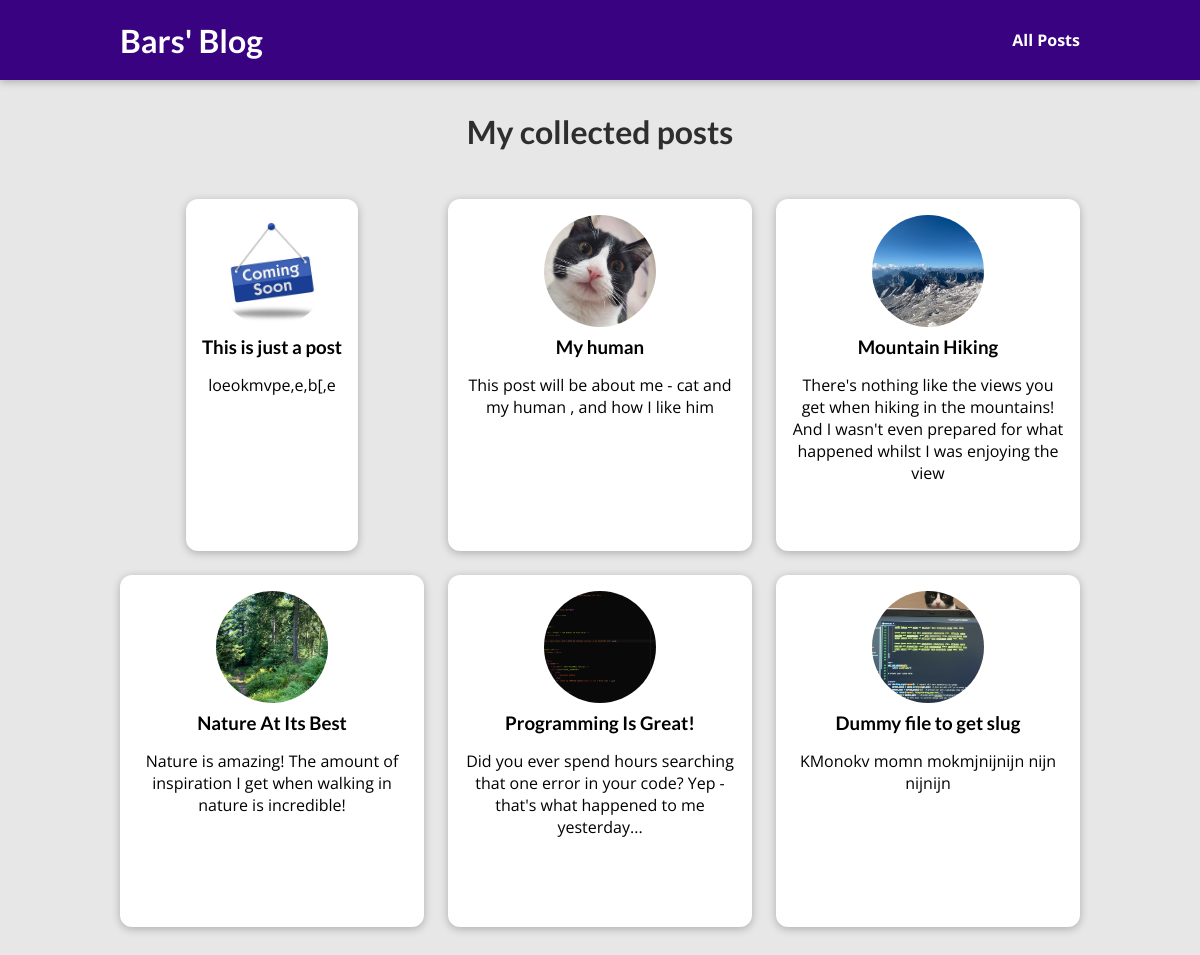
Page /posts on the earlier database version.
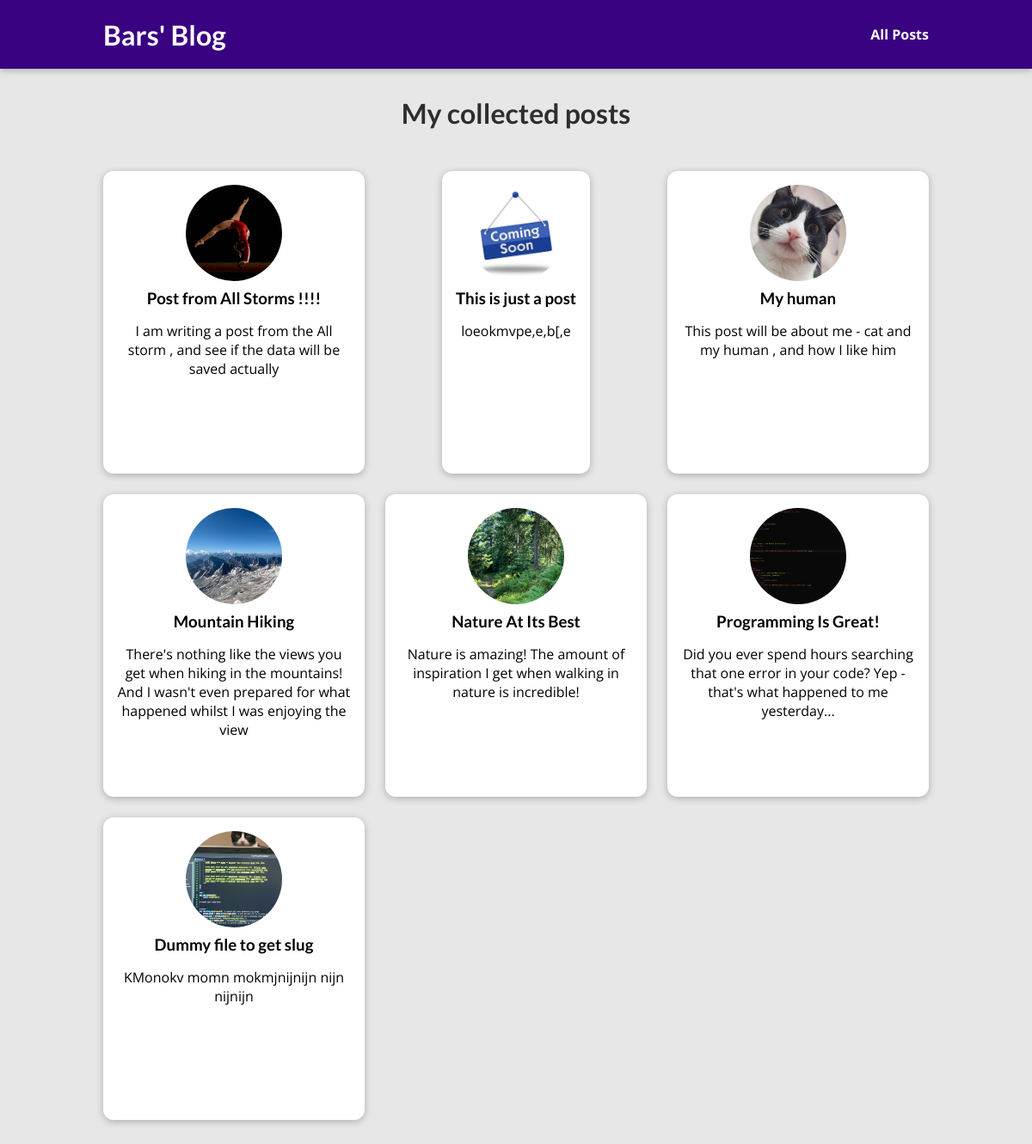
Same page on the later database version.
### blog/models.py (models this page shows)
class Post(models.Model):
    title = models.CharField(max_length=100)
    excerpt = models.CharField(max_length=200)
    image_name = models.CharField(max_length=80)
    date = models.DateField(auto_now=True)
    slug = models.SlugField(unique=True, db_index=True)
    content = models.TextField(validators=[MinLengthValidator(10)])
    author = models.ForeignKey(Author, on_delete=models.SET_NULL, null=True, related_name='posts')
    tags = models.ManyToManyField(Tag)

### blog/views.py (the view)
# urls.py: path("posts", views.posts, name="posts-page"),
def posts(request):         # for the post/ page
    all_posts = Post.objects.all().order_by("-date")
    return render(request, "blog/all-posts.html", {
        "all_posts": all_posts     # getting all post from the list
    })

### blog/templates/blog/all-posts.html (shortened to what this page needs)
{% extends "base.html" %}
{% load static %}
{% block css_files %}
<link rel="stylesheet" href="{% static "blog/post.css" %}"/>
<link rel="stylesheet" href="{% static "blog/all-posts.css" %}"/>
{% endblock %}
{% block content %}
    <section id="all-posts">
        <h2> My collected posts </h2>
        <ul>
            {% for post in all_posts %}
              {% include "blog/includes/post.html" %}
            {% endfor %}
        </ul>
    </section>
{% endblock %}

### templates/base.html (shortened to what this page needs)
{% load static %}
<!DOCTYPE html>
<html lang="en">
<head>
    <link rel="stylesheet" href="{% static "app.css" %}">
      {% block css_files %}{% endblock %}
</head>
<body>
    <header id="main-navigation">
        <h1><a href="{% url 'starting-page' %}">Bars' Blog </a></h1>
        <nav>
            <a href="{% url 'posts-page' %}"> All Posts </a>
        </nav>
    </header>
      {% block content %}
      {% endblock %}
</body>
</html>

### blog/templates/blog/includes/post.html
{% load static %}
<li>
    <article class="post">
        <a href="{% url "post-detail-page" post.slug %}">
            <img src="{% static 'blog/images/'|add:post.image_name %}" alt={{ post.title }}/>
            <div class="post__content">
                <h3> {{ post.title }}</h3>
                <p> {{ post.excerpt }} </p>
            </div>
        </a>
    </article>
</li>

### static/app.css (style rules this page uses)
* { box-sizing: border-box; }
html { font-family: 'Open Sans', 'Lato', sans-serif; }
body { margin: 0; }
h1, h2, h3 { font-family: 'Lato', sans-serif; font-weight: bold; }
#main-navigation { width: 100%; height: 5rem; display: flex; justify-content: space-between; align-items: center; padding: 0 10%; position: absolute; top: 0; left: 0; }
#main-navigation a { text-decoration: none; color: white; font-weight: bold; }

### blog/static/blog/post.css (style rules this page uses)
.post { display: flex; flex-direction: column; align-items: center; text-align: center; }
.post a { text-decoration: none; color: black; transition: all 0.2s ease; padding: 1rem; }
.post img { width: 5rem; height: 5rem; object-fit: cover; border-radius: 50%; }
.post h3 { margin: 0.25rem 0; }

### blog/static/blog/all-posts.css (style rules this page uses)
body { background-color: #e7e7e7; }
#main-navigation { background-color: #390281; box-shadow: 0 2px 8px rgba(0, 0, 0, 0.25); }
#all-posts { margin: 7rem auto; width: 90%; max-width: 60rem; }
#all-posts h2 { text-align: center; font-size: 2rem; color: #2e2e2e; margin: 3rem 0; }
ul { list-style: none; margin: 0; padding: 0; display: grid; grid-template-columns: repeat(auto-fill, minmax(17rem, 1fr)); gap: 1.5rem; }
.post img { width: 7rem; height: 7rem; }
.post a { height: 22rem; transform-origin: center; box-shadow: 0 2px 8px rgba(0, 0, 0, 0.25); border-radius: 12px; background-color: white; }

Differences in the rows shown:
added Post: image_name (picture), title "Post from All Storms !!!!", excerpt "I am writing a post from the All storm , and see if the data will be saved actually"
